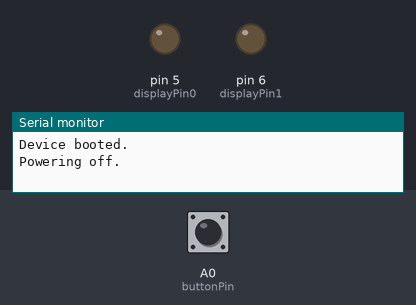
Simulated run of this program. Board: Arduino Uno, built with avr-gcc and run on an emulated ATmega328P. Shown: output pins drawn as LEDs (lit = HIGH), the last lines printed to the serial monitor. The test bench sets the inputs (shaded band); at power-on: A0 (buttonPin) HIGH.

Above: at 1.2 s.
1.3 s: A0 (buttonPin) pulled LOW for 0.15 s
At 1.4 s:
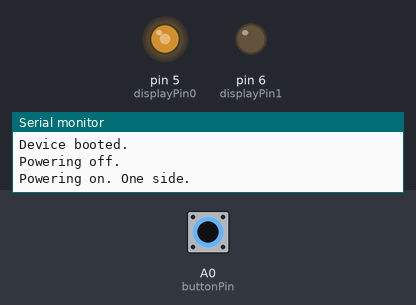
2.9 s: A0 (buttonPin) pulled LOW for 1 s
At 3.7 s:
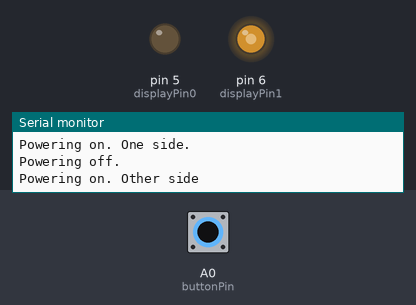
Timing chart, 0 to 5.9 s (numbered marks = the images above; inputs shaded):
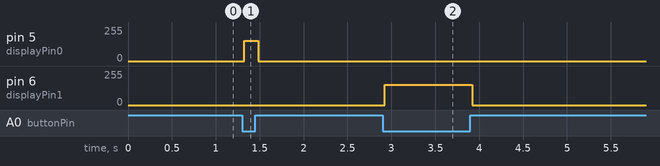

The program:

main.cpp
```cpp
/*
  Switches the polarity on two pins using a button input.

  It automatically switches polarity per button press

  by Walther Jensen
  https://github.com/DecoChrom/Arduino/Advanced
*/

#include <Arduino.h>

// The following line is not needed when compiled from Arduino IDE
void setDisplayPower(bool polarity, float voltage);

// Set display pins to two PWM output (5,6)
const int displayPin0 = 5;
const int displayPin1 = 6;

// Set analog 0 to sense the button
const int buttonPin = A0;

// Set on, off timings for display
// and a boolean to control the polarity
bool side = true;
float voltage = 3.0;

// Don't change
bool lastState = false;

void setup()
{
  pinMode(displayPin0, OUTPUT);
  pinMode(displayPin1, OUTPUT);
  pinMode(buttonPin, INPUT_PULLUP);

  Serial.begin(9600);
  Serial.println("Device booted.");
}

void loop()
{
  bool state = digitalRead(buttonPin);
  delay(20);
  if (state != lastState)
  {
    lastState = state;

    if (state)
    {
      Serial.println("Powering off.");
      setDisplayPower(side, 0);
    }
    else
    {
      Serial.print("Powering on. ");
      Serial.println((side ? "One side." : "Other side"));

      setDisplayPower(side, voltage);

      // We flip side to flip the polarity.
      side = !side;
    }
  }

}

void setDisplayPower(bool polarity, float voltage)
{
  // Convert voltage to 255 range
  int v = (voltage / 5.0) * 255;

  if (polarity)
  {
    analogWrite(displayPin0, v);
    analogWrite(displayPin1, 0);
  }
  else
  {
    analogWrite(displayPin0, 0);
    analogWrite(displayPin1, v);
  }
}
```

Measured:
- after the input at 1.3 s, pin 5 (displayPin0): 0/255 → 153/255 at once, → 0/255 0.16 s later
- after the input at 2.9 s, pin 6 (displayPin1): 0/255 → 153/255 at once, → 0/255 1.0 s later
